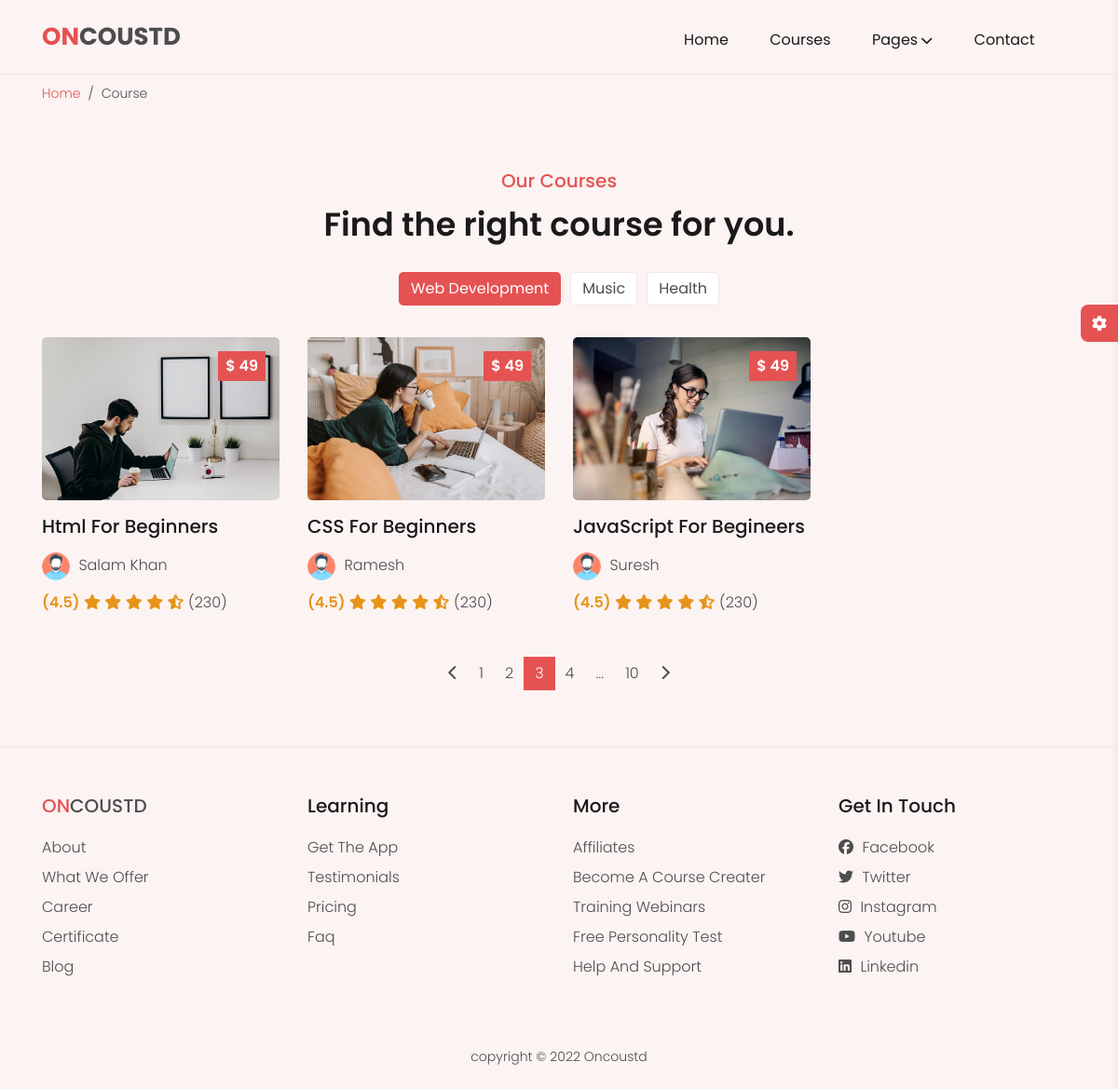
/courses.php, run on the app's committed database.
### tables this page shows
CREATE TABLE `tbl_category` (
  `id` int(11) NOT NULL,
  `name` varchar(200) NOT NULL,
  `active` varchar(200) NOT NULL
);

CREATE TABLE `tbl_course` (
  `id` int(11) NOT NULL,
  `category_id` int(11) NOT NULL,
  `image` varchar(200) NOT NULL,
  `title` varchar(200) NOT NULL,
  `instructor` varchar(200) NOT NULL,
  `active` varchar(100) NOT NULL
);

### courses.php (the view, shortened to what this page needs)
<?php include('partials/header.php'); ?>
		<div class="breadcrumb-nav">
			<div class="container">
				<nav aria-label="breadcrumb">
				  <ol class="breadcrumb mb-0">
				    <li class="breadcrumb-item"><a href="<?php echo SITEURL; ?>">Home</a></li>
				    <li class="breadcrumb-item active" aria-current="page">course</li>
				  </ol>
				</nav>
			</div>
		</div>
		<section class="course-section section-padding">
			<div class="container">
				<div class="row justify-content-center">
					<div class="col-md-8 ">
						<div class="section-title text-center mb-4">
							<h2 class="title">
								Our Courses
							</h2>
							<p class="sub-title">
								Find the right course for you.
							</p>
						</div>
					</div>
				</div>
				<div class="row">
					<div class="col-12">
						<nav>
						  <div class="nav nav-tabs border-0 justify-content-center mb-4" id="web-development-tab" role="tablist">
						  <?php
$sql="SELECT * FROM tbl_category where active='yes'";
$res=mysqli_query($conn,$sql);
$count=mysqli_num_rows($res);
if($count>0)
	{
		$c = 0;
		while($row=mysqli_fetch_assoc($res))
			{
				$name = $row['name'];
?>
						  <button class="nav-link <?php if($c == 0){ echo 'active'; }?> " id="nav-home-tab" data-bs-toggle="tab" data-bs-target="#<?php echo str_replace(' ','-',$name)?>" type="button" role="tab" aria-controls="<?php echo str_replace(' ','-',$name)?>" aria-selected="true"><?php echo $name; ?></button>
			<?php $c++; }}?>
						  </div>
						</nav>
						<div class="tab-content" id="nav-tabContent">
                            <?php
							$sql="SELECT * FROM tbl_category where active='yes'";
							$res=mysqli_query($conn,$sql);
							if($count>0)
	{
		$cc=0;
		while($row=mysqli_fetch_assoc($res))
			{
				$id=$row['id'];
				$name = $row['name'];
				 ?>
						  <div class="tab-pane fade show <?php if($cc == 0){ echo 'active'; }?> " id="<?php echo str_replace(' ','-',$name)?>" role="tabpanel" aria-labelledby="web-development-tab">
						  	<div class="row">
							  <?php
$sql="SELECT * FROM tbl_course where category_id=".$id;
$res2=mysqli_query($conn,$sql);
$count2=mysqli_num_rows($res2);
if($count2>0)
	{
		while($row2=mysqli_fetch_assoc($res2))
			{
				$id=$row2['id'];
				$title=$row2['title'];
				$image_name=$row2['image'];
				$instructor=$row2['instructor'];
?>
								<div class="col-md-6 col-lg-3">
									<div class="courses-item">
										<a href="<?php echo SITEURL; ?>course-details.php?course_id=<?php echo $id; ?>" class="link">
											<div class="courses-item-inner">
												<div class="img-box">
													<img src="<?php SITEURL; ?>img/admin/course/<?php echo $image_name; ?>" alt="course img" style="height:175px; width:300px">
												</div>
												<h3 class="title"><?php echo $title;?></h3>
												<div class="instructor">
													<img src="img/instructor/1.png" alt="insrtucting">
													<span class="instructor-name"><?php echo $instructor; ?></span>
												</div>
													<span class="average-rating">(4.5)</span>
													<span class="average-stars">
														<i class="fas fa-star"></i>
														<i class="fas fa-star"></i>
														<i class="fas fa-star"></i>
														<i class="fas fa-star"></i>
														<i class="fas fa-star-half-alt"></i>
													</span>
													<span clas reviews>(230)</span>
												<div class="price">$ 49</div>
											</div>
										</a>
									</div>
								</div>
							<?php }} ?>
						  	</div>
						  </div>
						 <?php $cc++; }} ?>
						</div>
					</div>
				</div>
				<div class="row">
					<div class="col-12 mt-3">
						<nav aria-label="Page navigation">
						  <ul class="pagination justify-content-center">
						    <li class="page-item">
						      <a class="page-link" href="#" aria-label="Previous">
						        <i class="fas fa-chevron-left"></i>
						      </a>
						    </li>
						    <li class="page-item"><a class="page-link" href="#">1</a></li>
						    <li class="page-item"><a class="page-link" href="#">2</a></li>
						    <li class="page-item active"><a class="page-link" href="#">3</a></li>
						    <li class="page-item"><a class="page-link" href="#">4</a></li>
						    <li class="page-item disabled"><a class="page-link" href="#">...</a></li>
						    <li class="page-item"><a class="page-link" href="#">10</a></li>
						    <li class="page-item">
						      <a class="page-link" href="#" aria-label="Next">
						         <i class="fas fa-chevron-right"></i>
						      </a>
						    </li>
						  </ul>
						</nav>
					</div>
				</div>
			</div>
		</section>
		<?php include('partials/footer.php'); ?>

### partials/header.php (shortened to what this page needs)
<!DOCTYPE html>
<html lang="en">
<head>
	<link rel="stylesheet" type="text/css" href="css/bootstrap.min.css">
	<link rel="stylesheet" href="css/font-awesome.css">
	<link rel="stylesheet" type="text/css" href="css/style.css">
	<link rel="stylesheet" type="text/css" href="css/responsive.css">
	<link rel="stylesheet" class="js-glass-style" href="css/glass.css" disabled>
	<link rel="stylesheet" class="js-color-style" href="css/colors/color-1.css">
</head>
<body>
	<div class="main-wrapper">
		<header class="header">
			<div class="container">
				<div class="header-main d-flex justify-content-between align-items-center">
					<div class="header-logo">
						<a href="<?php echo SITEURL; ?>"><span>on</span>coustd</a>
					</div>
					<nav class="header-menu js-header-menu">
						<ul class="menu">
							<li class="menu-item"><a href="<?php echo SITEURL; ?>">home</a></li>
							<li class="menu-item menu-item-has-children"><a href="<?php echo SITEURL; ?>courses.php">courses</a>
							</li>
							<li class="menu-item menu-item-has-children"><a href="#">pages<i class="fas fa-chevron-down"></i></a>
							</li>
							<li class="menu-item"><a href="<?php echo SITEURL; ?>contact.php">contact</a></li>
						</ul>
					</nav>
				</div>
			</div>
		</header>

### partials/footer.php (shortened to what this page needs)
<footer class="footer">
			<div class="footer-top">
				<div class="container">
					<div class="row">
						<div class="col-sm-6 col-lg-3">
							<div class="footer-item">
								<h3 class="footer-logo"><span>on</span>coustd</h3>
								<ul>
									<li><a href="#">about</a></li>
									<li><a href="#">what we offer</a></li>
									<li><a href="#">career</a></li>
									<li><a href="#">certificate</a></li>
									<li><a href="#">blog</a></li>
								</ul>
							</div>
						</div>
						<div class="col-sm-6 col-lg-3">
							<div class="footer-item">
								<h3>learning</h3>
								<ul>
									<li><a href="#">get the app</a></li>
									<li><a href="#">testimonials</a></li>
									<li><a href="#">pricing</a></li>
									<li><a href="#">faq</a></li>
								</ul>
							</div>
						</div>
						<div class="col-sm-6 col-lg-3">
							<div class="footer-item">
								<h3>more</h3>
								<ul>
									<li><a href="#">affiliates</a></li>
									<li><a href="#">become a course creater</a></li>
									<li><a href="#">training webinars</a></li>
									<li><a href="#">free personality test</a></li>
									<li><a href="#">help and support</a></li>
								</ul>
							</div>
						</div>
						<div class="col-sm-6 col-lg-3">
							<div class="footer-item">
								<h3>get in touch</h3>
								<ul>
									<li><a href="#"><i class="fab fa-facebook social-icon"></i> facebook</a></li>
									<li><a href="#"><i class="fab fa-twitter social-icon"></i> twitter</a></li></a></li>
									<li><a href="#"><i class="fab fa-instagram social-icon"></i> instagram</a></li></a></li>
									<li><a href="#"><i class="fab fa-youtube social-icon"></i> youtube</a></li></a></li>
									<li><a href="#"><i class="fab fa-linkedin social-icon"></i> linkedin</a></li></a></li>
								</ul>
							</div>
						</div>
					</div>
				</div>
			</div>
			<div class="footer-bottom">
				<div class="container">
					<p class="m-0 py-4 text-center">copyright &copy; 2022 Oncoustd </p>
				</div>
			</div>
		</footer>
	</div>
	<div class="style-switcher js-style-switcher">
		<div class="style-switcher-toggler js-style-switcher-toggler">
			<i class="fas fa-cog"></i>
		</div>
	</div>
</body>
</html>

### css/style.css (style rules this page uses)
:root { --orange: hsl(36, 80%, 50%); --white: hsl(0, 0%, 100%); --WHITE: hsl(0, 0%, 100%); --BLACK: hsl(0, 0%, 0%); --black-90: hsl(0, 0%, 10%); --black-70: hsl(0, 0%, 30%); --black-alpha-40: hsl(0, 0%, 0%, 0.4); --yellow-light: hsl(44, 95%, 83%); --green-light: hsl(158, 68%, 75%); --red-light: hsl(0, 84%, 80%); --orange-light: hsl(22, 85%, 80%); --select-box-bg-color: hsl(0, 0%, 100%); --border-color-1: hsl(0, 0%, 90%); }
body { background-color: var(--body-bg-color); font-family: 'Poppins', sans-serif; font-size: 16px; font-weight: 300; color: var(--black-70); min-height: 100vh; overflow-x: hidden; }
a { color: var(--main-color); text-decoration: none; }
img { max-width:100%; }
ul { list-style: none; margin: 0; padding: 0; }
h1,h2,h3,h4,h5 { color: var(--black-90); line-height: 1.3; }
h3 { font-size: 20px; }
.container { --bs-gutter-x: 15px; max-width: 1140px; }
.row { --bs-gutter-x: 30px; }
.section-padding { padding: 60px 0; }
.section-title { margin-bottom: 40px; }
.section-title .title { font-size: 20px; color: var(--main-color); text-transform: capitalize; }
.section-title .sub-title { font-size: 35px; font-weight: 600; color: var(--black-90); }
.page-item.disabled .page-link, .page-link { border:none; background-color: transparent; color: var(--black-70); }
.page-item.active .page-link { background-color: var(--main-color); }
.breadcrumb-nav { padding: 10px 0; }
.breadcrumb-nav .breadcrumb-item { font-size: 14px; text-transform: capitalize; }
.breadcrumb-nav .breadcrumb-item + .breadcrumb-item::before, .breadcrumb-nav .breadcrumb-item.active { color: var(--black-70); }
.nav-tabs .nav-link { background-color: var(--white); border-color: var(--border-color-2); padding: 5px 12px; margin: 0 5px 10px; border-radius: 5px; color: var(--black-70); font-size: 16px; }
.nav-tabs .nav-link.active { background-color: var(--main-color); border-color: transparent; color: var(--WHITE); }
.style-switcher { width: 250px; position: fixed; height: 100%; background-color: var(--white); right: -250px; top: 0; z-index: 10; padding: 30px; box-shadow: var(--shadow); transition: right 0.3s ease; }
.style-switcher-toggler { height: 40px; width: 40px; position: absolute; top: 28%; left: -40px; background-color: var(--main-color); color: var(--WHITE); display: flex; align-items: center; justify-content: center; border-radius: 8px 0 0 8px; cursor: pointer; }
.header { border-bottom: 1px solid var(--border-color-2); }
.header-logo a { font-size: 26px; text-transform: uppercase; font-weight: 700; color: var(--black-70); }
.header-logo span { color: var(--main-color); }
.header .menu-item { display: inline-block; margin-left: 40px; position: relative; }
.header .menu-item a { display: block; padding: 24px 0; font-weight: 400; color: var(--black-90); text-transform: capitalize; transition: color 0.3s ease; }
.header .menu-item >a i { font-size: 13px; margin-left: 3px; pointer-events: none; }
.footer-top { padding: 50px 0 20px; border-top: 1px solid var(--border-color-2); }
.footer-item { margin: 0 0 30px; }
.footer-item h3 { text-transform: capitalize; margin: 0 0 20px; }
.footer-item .footer-logo { text-transform: uppercase; color: var(--black-70); }
.footer-item .footer-logo span { color: var(--main-color); }
.footer-item ul li:not(:last-child) { margin-bottom: 8px; }
.footer-item ul a { text-transform: capitalize; color: var(--black-70); transition: color 0.3s ease; position: relative; }
.footer-item ul a::before { content: ''; position: absolute; left: 0; bottom: 0; width: 0%; height: 2px; background-color: var(--main-color); transition: width 0.3s ease; }
.footer-item ul a .social-icon { margin-right: 5px; }
.footer-bottom { border-top: 5px; }
.footer-bottom p { font-size: 14px; }
.courses-item { margin-bottom: 30px; position: relative; }
.courses-item .img-box img { width: 100%; border-radius: 5px; }
.courses-item .link { color: var(--black-70); display: inline-block; }
.courses-item .title { text-transform: capitalize; margin: 15px 0; transform: color 0.3s ease; }
.courses-item .instructor { text-transform: capitalize; margin: 0 0 12px; }
.courses-item .instructor img { width: 30px; border-radius: 50%; margin-right: 5px; }
.courses-item .average-rating { font-weight: 600; color: var(--orange); }
.courses-item .average-stars i { color: var(--orange); }
.courses-item .price { position: absolute; right: 15px; top: 15px; background-color: var(--main-color); color: var(--WHITE); font-weight: 600; padding: 4px 8px; }

### data on the page
tbl_category: name "Web Development"
tbl_category: name "Music"
tbl_category: name "Health"
tbl_course: image (picture), title "Html For Beginners", instructor "Salam Khan"
tbl_course: image (picture), title "CSS For Beginners", instructor "Ramesh"
tbl_course: image (picture), title "JavaScript For Begineers", instructor "Suresh"
